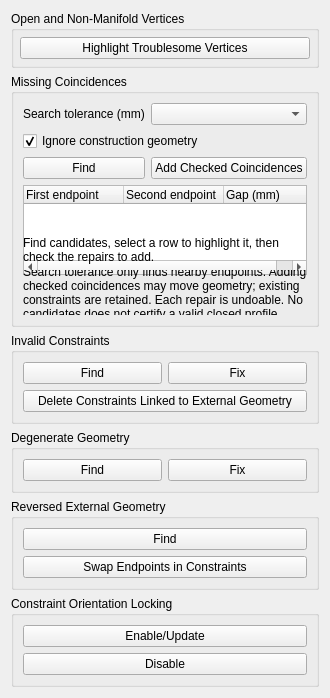
<?xml version="1.0" encoding="UTF-8"?>
<ui version="4.0">
 <class>SketcherGui::TaskSketcherValidation</class>
 <widget class="QWidget" name="SketcherGui::TaskSketcherValidation">
  <property name="geometry">
   <rect>
    <x>0</x>
    <y>0</y>
    <width>266</width>
    <height>684</height>
   </rect>
  </property>
  <property name="windowTitle">
   <string>Sketch Validation</string>
  </property>
  <layout class="QGridLayout" name="gridLayout_3">
   <item row="0" column="0">
    <widget class="QGroupBox" name="groupBox_0">
     <property name="title">
      <string>Open and Non-Manifold Vertices</string>
     </property>
     <layout class="QGridLayout" name="gridLayout_7">
      <property name="leftMargin">
       <number>6</number>
      </property>
      <property name="topMargin">
       <number>6</number>
      </property>
      <property name="rightMargin">
       <number>6</number>
      </property>
      <property name="bottomMargin">
       <number>6</number>
      </property>
      <item row="0" column="0">
       <widget class="QPushButton" name="highlightButton">
        <property name="toolTip">
         <string>Highlights open and non-manifold vertices that could lead to errors if the sketch is used to generate solids. This is purely based on the topological shape of the sketch and not on its geometry/constraint set.</string>
        </property>
        <property name="text">
         <string>Highlight Troublesome Vertices</string>
        </property>
       </widget>
      </item>
     </layout>
    </widget>
   </item>
   <item row="1" column="0">
    <widget class="QGroupBox" name="groupBox_1">
     <property name="toolTip">
      <string>Fixes missing coincidences by adding extra coincident constraints</string>
     </property>
     <property name="title">
      <string>Missing Coincidences</string>
     </property>
     <layout class="QGridLayout" name="gridLayout">
      <item row="0" column="0">
       <widget class="QLabel" name="label">
        <property name="text">
         <string>Search tolerance (mm)</string>
        </property>
       </widget>
      </item>
      <item row="0" column="1">
       <widget class="QComboBox" name="comboBoxTolerance">
        <property name="toolTip">
         <string>Defines the X/Y tolerance within which missing coincidences are detected</string>
        </property>
       </widget>
      </item>
     <item row="1" column="0" colspan="2">
       <widget class="QCheckBox" name="checkBoxIgnoreConstruction">
        <property name="toolTip">
         <string>Ignores construction geometry in the search</string>
        </property>
        <property name="text">
         <string>Ignore construction geometry</string>
        </property>
        <property name="checked">
         <bool>true</bool>
        </property>
       </widget>
      </item>
      <item row="2" column="0">
       <widget class="QPushButton" name="findButton">
        <property name="toolTip">
         <string>Finds and displays missing coincidences in the sketch.
This is done by analyzing the sketch geometries and constraints.</string>
        </property>
        <property name="text">
         <string>Find</string>
        </property>
       </widget>
      </item>
      <item row="2" column="1">
       <widget class="QPushButton" name="fixButton">
        <property name="text">
         <string>Add Checked Coincidences</string>
        </property>
       </widget>
      </item>
      <item row="3" column="0" colspan="2">
       <widget class="QTreeWidget" name="coincidenceCandidates">
        <property name="minimumSize"><size><width>0</width><height>90</height></size></property>
        <property name="maximumSize"><size><width>16777215</width><height>150</height></size></property>
        <property name="rootIsDecorated"><bool>false</bool></property>
        <column><property name="text"><string>First endpoint</string></property></column>
        <column><property name="text"><string>Second endpoint</string></property></column>
        <column><property name="text"><string>Gap (mm)</string></property></column>
       </widget>
      </item>
      <item row="4" column="0" colspan="2">
       <widget class="QLabel" name="coincidenceStatus">
        <property name="text"><string>Find candidates, select a row to highlight it, then check the repairs to add.</string></property>
        <property name="wordWrap"><bool>true</bool></property>
       </widget>
      </item>
      <item row="5" column="0" colspan="2">
       <widget class="QLabel" name="coincidencePolicy">
        <property name="text"><string>Search tolerance only finds nearby endpoints. Adding checked coincidences may move geometry; existing constraints are retained. Each repair is undoable. No candidates does not certify a valid closed profile.</string></property>
        <property name="wordWrap"><bool>true</bool></property>
       </widget>
      </item>
      </layout>
    </widget>
   </item>
   <item row="2" column="0">
    <widget class="QGroupBox" name="groupBox_2">
     <property name="title">
      <string>Invalid Constraints</string>
     </property>
     <layout class="QGridLayout" name="gridLayout_2">
      <item row="0" column="0">
       <widget class="QPushButton" name="findConstraint">
        <property name="toolTip">
         <string>Finds invalid/malformed constrains in the sketch</string>
        </property>
        <property name="text">
         <string>Find</string>
        </property>
       </widget>
      </item>
      <item row="0" column="1">
       <widget class="QPushButton" name="fixConstraint">
        <property name="toolTip">
         <string>Tries to fix found invalid constraints</string>
        </property>
        <property name="text">
         <string>Fix</string>
        </property>
       </widget>
      </item>
      <item row="1" column="0" colspan="2">
       <widget class="QPushButton" name="delConstrExtr">
        <property name="toolTip">
         <string>Deletes constraints referring to external geometry</string>
        </property>
        <property name="text">
         <string>Delete Constraints Linked to External Geometry</string>
        </property>
       </widget>
      </item>
     </layout>
    </widget>
   </item>
   <item row="3" column="0">
    <widget class="QGroupBox" name="groupBox_6">
     <property name="title">
      <string>Degenerate Geometry</string>
     </property>
     <layout class="QGridLayout" name="gridLayout_6">
      <item row="0" column="0">
       <widget class="QPushButton" name="findDegenerated">
        <property name="toolTip">
         <string>Finds degenerated geometries in the sketch</string>
        </property>
        <property name="text">
         <string>Find</string>
        </property>
       </widget>
      </item>
      <item row="0" column="1">
       <widget class="QPushButton" name="fixDegenerated">
        <property name="toolTip">
         <string>Tries to fix found degenerated geometries</string>
        </property>
        <property name="text">
         <string>Fix</string>
        </property>
       </widget>
      </item>
     </layout>
    </widget>
   </item>
   <item row="5" column="0">
    <widget class="QGroupBox" name="groupBox_3">
     <property name="title">
      <string>Reversed External Geometry</string>
     </property>
     <layout class="QGridLayout" name="gridLayout_4">
      <item row="0" column="0">
       <widget class="QPushButton" name="findReversed">
        <property name="toolTip">
         <string>Finds reversed external geometries</string>
        </property>
        <property name="text">
         <string>Find</string>
        </property>
       </widget>
      </item>
      <item row="1" column="0">
       <widget class="QPushButton" name="swapReversed">
        <property name="toolTip">
         <string>Fixes found reversed external geometries by swapping their endpoints</string>
        </property>
        <property name="text">
         <string>Swap Endpoints in Constraints</string>
        </property>
       </widget>
      </item>
     </layout>
    </widget>
   </item>
   <item row="6" column="0">
    <widget class="QGroupBox" name="groupBox_4">
     <property name="title">
      <string>Constraint Orientation Locking</string>
     </property>
     <layout class="QGridLayout" name="gridLayout_5">
      <item row="0" column="0">
       <widget class="QPushButton" name="orientLockEnable">
        <property name="toolTip">
         <string>Enables/updates constraint orientation locking</string>
        </property>
        <property name="text">
         <string>Enable/Update</string>
        </property>
       </widget>
      </item>
      <item row="1" column="0">
       <widget class="QPushButton" name="orientLockDisable">
        <property name="toolTip">
         <string>Disables constraint orientation locking</string>
        </property>
        <property name="text">
         <string>Disable</string>
        </property>
       </widget>
      </item>
     </layout>
    </widget>
   </item>
  </layout>
 </widget>
 <resources/>
 <connections/>
</ui>
